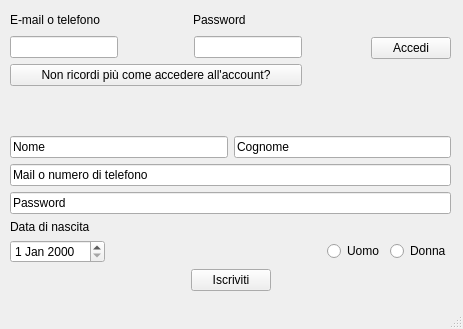
<?xml version="1.0" encoding="UTF-8"?>
<ui version="4.0">
 <class>MainWindow</class>
 <widget class="QMainWindow" name="MainWindow">
  <property name="geometry">
   <rect>
    <x>0</x>
    <y>0</y>
    <width>463</width>
    <height>329</height>
   </rect>
  </property>
  <property name="sizePolicy">
   <sizepolicy hsizetype="Preferred" vsizetype="Preferred">
    <horstretch>0</horstretch>
    <verstretch>0</verstretch>
   </sizepolicy>
  </property>
  <property name="windowTitle">
   <string>Login</string>
  </property>
  <widget class="QWidget" name="centralwidget">
   <widget class="QWidget" name="verticalLayoutWidget_2">
    <property name="geometry">
     <rect>
      <x>10</x>
      <y>10</y>
      <width>441</width>
      <height>281</height>
     </rect>
    </property>
    <layout class="QVBoxLayout" name="verticalLayout_2">
     <item>
      <layout class="QHBoxLayout" name="horizontalLayout_3">
       <item>
        <layout class="QVBoxLayout" name="verticalLayout">
         <item>
          <layout class="QHBoxLayout" name="horizontalLayout_2">
           <item>
            <widget class="QLabel" name="label_mail">
             <property name="text">
              <string>E-mail o telefono</string>
             </property>
            </widget>
           </item>
           <item>
            <spacer name="horizontalSpacer_2">
             <property name="orientation">
              <enum>Qt::Horizontal</enum>
             </property>
             <property name="sizeType">
              <enum>QSizePolicy::Fixed</enum>
             </property>
             <property name="sizeHint" stdset="0">
              <size>
               <width>67</width>
               <height>20</height>
              </size>
             </property>
            </spacer>
           </item>
           <item>
            <widget class="QLabel" name="label_password">
             <property name="text">
              <string>Password</string>
             </property>
            </widget>
           </item>
          </layout>
         </item>
         <item>
          <layout class="QHBoxLayout" name="horizontalLayout">
           <item>
            <widget class="QLineEdit" name="lineEdit_logMail">
             <property name="text">
              <string/>
             </property>
            </widget>
           </item>
           <item>
            <spacer name="horizontalSpacer">
             <property name="orientation">
              <enum>Qt::Horizontal</enum>
             </property>
             <property name="sizeType">
              <enum>QSizePolicy::Fixed</enum>
             </property>
             <property name="sizeHint" stdset="0">
              <size>
               <width>70</width>
               <height>20</height>
              </size>
             </property>
            </spacer>
           </item>
           <item>
            <widget class="QLineEdit" name="lineEdit_logPassword">
             <property name="text">
              <string/>
             </property>
             <property name="echoMode">
              <enum>QLineEdit::Password</enum>
             </property>
            </widget>
           </item>
          </layout>
         </item>
         <item>
          <widget class="QPushButton" name="pushButton_recuperoPassword">
           <property name="cursor">
            <cursorShape>PointingHandCursor</cursorShape>
           </property>
           <property name="text">
            <string>Non ricordi più come accedere all'account?</string>
           </property>
          </widget>
         </item>
        </layout>
       </item>
       <item>
        <spacer name="horizontalSpacer_3">
         <property name="orientation">
          <enum>Qt::Horizontal</enum>
         </property>
         <property name="sizeHint" stdset="0">
          <size>
           <width>40</width>
           <height>20</height>
          </size>
         </property>
        </spacer>
       </item>
       <item>
        <widget class="QPushButton" name="pushButton_accedi">
         <property name="cursor">
          <cursorShape>PointingHandCursor</cursorShape>
         </property>
         <property name="text">
          <string>Accedi</string>
         </property>
        </widget>
       </item>
      </layout>
     </item>
     <item>
      <spacer name="verticalSpacer">
       <property name="orientation">
        <enum>Qt::Vertical</enum>
       </property>
       <property name="sizeHint" stdset="0">
        <size>
         <width>20</width>
         <height>40</height>
        </size>
       </property>
      </spacer>
     </item>
     <item>
      <layout class="QHBoxLayout" name="horizontalLayout_4">
       <item>
        <widget class="QLineEdit" name="lineEdit_nome">
         <property name="text">
          <string>Nome</string>
         </property>
        </widget>
       </item>
       <item>
        <widget class="QLineEdit" name="lineEdit_cognome">
         <property name="text">
          <string>Cognome</string>
         </property>
        </widget>
       </item>
      </layout>
     </item>
     <item>
      <widget class="QLineEdit" name="lineEdit_mail">
       <property name="text">
        <string>Mail o numero di telefono</string>
       </property>
      </widget>
     </item>
     <item>
      <widget class="QLineEdit" name="lineEdit_password">
       <property name="text">
        <string>Password</string>
       </property>
       <property name="echoMode">
        <enum>QLineEdit::Normal</enum>
       </property>
      </widget>
     </item>
     <item>
      <widget class="QLabel" name="label_data">
       <property name="text">
        <string>Data di nascita</string>
       </property>
      </widget>
     </item>
     <item>
      <layout class="QHBoxLayout" name="horizontalLayout_5">
       <item>
        <widget class="QDateEdit" name="dateEdit">
         <property name="cursor">
          <cursorShape>PointingHandCursor</cursorShape>
         </property>
        </widget>
       </item>
       <item>
        <spacer name="horizontalSpacer_7">
         <property name="orientation">
          <enum>Qt::Horizontal</enum>
         </property>
         <property name="sizeHint" stdset="0">
          <size>
           <width>40</width>
           <height>20</height>
          </size>
         </property>
        </spacer>
       </item>
       <item>
        <widget class="QLabel" name="label_eta">
         <property name="text">
          <string/>
         </property>
        </widget>
       </item>
       <item>
        <widget class="QLabel" name="label_sesso">
         <property name="text">
          <string/>
         </property>
        </widget>
       </item>
       <item>
        <spacer name="horizontalSpacer_4">
         <property name="orientation">
          <enum>Qt::Horizontal</enum>
         </property>
         <property name="sizeHint" stdset="0">
          <size>
           <width>40</width>
           <height>20</height>
          </size>
         </property>
        </spacer>
       </item>
       <item>
        <widget class="QRadioButton" name="radioButton_uomo">
         <property name="cursor">
          <cursorShape>PointingHandCursor</cursorShape>
         </property>
         <property name="text">
          <string>Uomo</string>
         </property>
        </widget>
       </item>
       <item>
        <widget class="QRadioButton" name="radioButton_donna">
         <property name="cursor">
          <cursorShape>PointingHandCursor</cursorShape>
         </property>
         <property name="text">
          <string>Donna</string>
         </property>
        </widget>
       </item>
      </layout>
     </item>
     <item>
      <layout class="QHBoxLayout" name="horizontalLayout_6">
       <item>
        <spacer name="horizontalSpacer_5">
         <property name="orientation">
          <enum>Qt::Horizontal</enum>
         </property>
         <property name="sizeHint" stdset="0">
          <size>
           <width>40</width>
           <height>20</height>
          </size>
         </property>
        </spacer>
       </item>
       <item>
        <widget class="QPushButton" name="pushButton_iscriviti">
         <property name="cursor">
          <cursorShape>PointingHandCursor</cursorShape>
         </property>
         <property name="text">
          <string>Iscriviti</string>
         </property>
         <property name="checkable">
          <bool>false</bool>
         </property>
        </widget>
       </item>
       <item>
        <spacer name="horizontalSpacer_6">
         <property name="orientation">
          <enum>Qt::Horizontal</enum>
         </property>
         <property name="sizeHint" stdset="0">
          <size>
           <width>40</width>
           <height>20</height>
          </size>
         </property>
        </spacer>
       </item>
      </layout>
     </item>
    </layout>
   </widget>
  </widget>
  <widget class="QMenuBar" name="menubar">
   <property name="geometry">
    <rect>
     <x>0</x>
     <y>0</y>
     <width>463</width>
     <height>21</height>
    </rect>
   </property>
  </widget>
  <widget class="QStatusBar" name="statusbar"/>
 </widget>
 <resources/>
 <connections/>
</ui>
